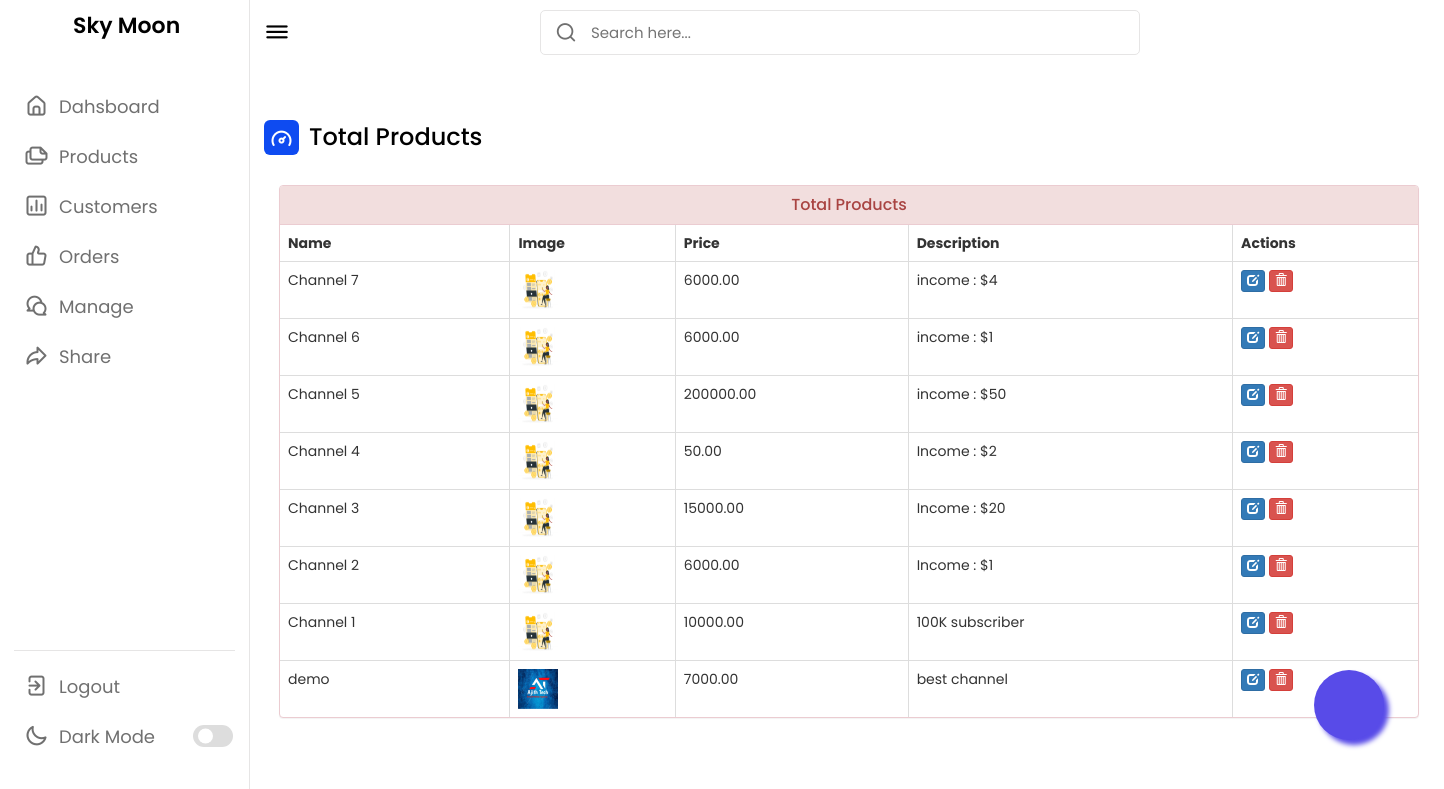
The page /admin-products (signed in) on the database its author committed.
### ecom/models.py (models this page shows, shortened)
class Product(models.Model):
  category=models.ForeignKey(Catagory,on_delete=models.CASCADE)
  name=models.CharField(max_length=150,null=False,blank=False)
  product_image=models.ImageField(upload_to=getFileName,null=True,blank=True)
  quantity=models.IntegerField(null=False,blank=False)
  Subscriber = models.CharField(max_length=100, default='')
  Channelstatus = models.CharField(max_length=100, default='')
  Watchhour = models.CharField(max_length=100, default='')
  price = models.DecimalField(max_digits=10, decimal_places=2)
  selling_price=models.FloatField(null=False,blank=False)
  gst = models.FloatField(default=0.0)
  description=models.TextField(max_length=500,null=False,blank=False)
  status=models.BooleanField(default=False,help_text="0-show,1-Hidden")
  latest=models.BooleanField(default=False,help_text="0-default,1-Latest")
  trending=models.BooleanField(default=False,help_text="0-default,1-trending")
  created_at=models.DateTimeField(auto_now_add=True)

### ecom/views.py (the view)
# urls.py: path('admin-products', views.admin_products_view,name='admin-products'),
@login_required(login_url='adminlogin')
def admin_products_view(request):
    products=Product.objects.all()
    return render(request,'ecom/product_new.html',{'products':products})

### templates/ecom/product_new.html (shortened to what this page needs)
<!DOCTYPE html>
<html lang="en">
<head>
    <link rel="stylesheet" href="templates/script.js">
    <link rel="stylesheet" href="https://unicons.iconscout.com/release/v4.0.0/css/line.css">
<link href="//netdna.bootstrapcdn.com/bootstrap/3.0.0/css/bootstrap.min.css" rel="stylesheet" id="bootstrap-css">
{% load static %}
</head>
<body>
    <nav>
        <div class="logo-name">
            <span class="logo_name">Sky Moon</span>
        </div>
        <div class="menu-items">
            <ul class="nav-links">
                <li><a href="{% url 'admin-dashboard' %}">
                    <i class="uil uil-estate"></i>
                    <span class="link-name">Dahsboard</span>
                </a></li>
                <li><a href="{% url 'admin-products' %}">
                    <i class="uil uil-files-landscapes"></i>
                    <span class="link-name">Products</span>
                </a></li>
                <li><a href="{% url 'view-customer' %}">
                    <i class="uil uil-chart"></i>
                    <span class="link-name">Customers</span>
                </a></li>
                <li><a href="{% url 'admin-view-booking' %}">
                    <i class="uil uil-thumbs-up"></i>
                    <span class="link-name">Orders</span>
                </a></li>
                <li><a href="#">
                    <i class="uil uil-comments"></i>
                    <span class="link-name">Manage</span>
                </a></li>
                <li><a href="#">
                    <i class="uil uil-share"></i>
                    <span class="link-name">Share</span>
                </a></li>
            </ul>
            <ul class="logout-mode">
                <li><a href="#">
                    <i class="uil uil-signout"></i>
                    <span class="link-name">Logout</span>
                </a></li>
                <li class="mode">
                    <a href="#">
                        <i class="uil uil-moon"></i>
                    <span class="link-name">Dark Mode</span>
                </a>
                <div class="mode-toggle">
                  <span class="switch"></span>
                </div>
            </li>
            </ul>
        </div>
    </nav>
    <section class="dashboard">
        <div class="top">
            <i class="uil uil-bars sidebar-toggle"></i>
            <div class="search-box">
                <i class="uil uil-search"></i>
                <input type="text" placeholder="Search here...">
            </div>
        </div>
        <div class="dash-content">
            <div class="overview">
                <div class="title">
                    <i class="uil uil-tachometer-fast-alt"></i>
                    <span class="text">Total Products</span>
                </div>
            </div>
        </div>
<div class="container">
    <div class="panel panel-danger">
      <div class="panel-heading">
        <h6 class="panel-title">Total Products</h6>
      </div>
      <table class="table table-hover table-bordered" id="dev-table">
        <thead>
          <tr>
            <th>Name</th>
            <th>Image</th>
            <th>Price</th>
            <th>Description</th>
            <th>Actions</th>
          </tr>
        </thead>
        {% for p in products %}
    {% if p %}
        <tr>
          <td> {{p.name}}</td>
          <td> <img src="{{p.product_image.url }}" alt="Profile Pic" height="40px" width="40px" /></td>
          <td>{{p.price}}</td>
          <td>{{p.description}}</td>
          <td><a class="btn btn-primary btn-xs" href="{% url 'update-product' p.id  %}"><span class="glyphicon glyphicon-edit"></span></a>
            <a class="btn btn-danger btn-xs" href="{% url 'delete-product' p.id  %}"><span class="glyphicon glyphicon-trash"></span></a></td>
        </tr>
        {%else%}
        <br><br><br>
        <h1>No Products!!</h1>
        {% endif %}
        {% endfor %}
      </table>
    </div>
  </div>
  <a href="/admin-add-product" class="float">
  </a>
    </section>
</body>
</html>

### templates/ecom/product_new.html (style rules this page uses)
* { margin: 0; padding: 0; box-sizing: border-box; font-family: 'Poppins', sans-serif; }
:root { --primary-color: #0E4BF1; --panel-color: #FFF; --text-color: #000; --black-light-color: #707070; --border-color: #e6e5e5; --toggle-color: #DDD; --box1-color: #4DA3FF; --box2-color: #FFE6AC; --box3-color: #E7D1FC; --title-icon-color: #fff; --tran-05: all 0.5s ease; --tran-03: all 0.3s ease; --tran-03: all 0.2s ease; }
body { min-height: 100vh; background-color: var(--primary-color); }
nav { position: fixed; top: 0; left: 0; height: 100%; width: 250px; padding: 10px 14px; background-color: var(--panel-color); border-right: 1px solid var(--border-color); transition: var(--tran-05); }
nav .logo-name { display: flex; align-items: center; }
nav .logo-name .logo_name { font-size: 22px; font-weight: 600; color: var(--text-color); margin-left: 14px; transition: var(--tran-05); }
nav .menu-items { margin-top: 40px; height: calc(100% - 90px); display: flex; flex-direction: column; justify-content: space-between; }
.menu-items li { list-style: none; }
.menu-items li a { display: flex; align-items: center; height: 50px; text-decoration: none; position: relative; }
.menu-items li a i { font-size: 24px; min-width: 45px; height: 100%; display: flex; align-items: center; justify-content: center; color: var(--black-light-color); }
.menu-items li a .link-name { font-size: 18px; font-weight: 400; color: var(--black-light-color); transition: var(--tran-05); }
.menu-items .logout-mode { padding-top: 10px; border-top: 1px solid var(--border-color); }
.menu-items .mode { display: flex; align-items: center; white-space: nowrap; }
.menu-items .mode-toggle { position: absolute; right: 14px; height: 50px; min-width: 45px; display: flex; align-items: center; justify-content: center; cursor: pointer; }
.mode-toggle .switch { position: relative; display: inline-block; height: 22px; width: 40px; border-radius: 25px; background-color: var(--toggle-color); }
.switch:before { content: ""; position: absolute; left: 5px; top: 50%; transform: translateY(-50%); height: 15px; width: 15px; background-color: var(--panel-color); border-radius: 50%; transition: var(--tran-03); }
.dashboard { position: relative; left: 250px; background-color: var(--panel-color); min-height: 100vh; width: calc(100% - 250px); padding: 10px 14px; transition: var(--tran-05); }
.dashboard .top { position: fixed; top: 0; left: 250px; display: flex; width: calc(100% - 250px); justify-content: space-between; align-items: center; padding: 10px 14px; background-color: var(--panel-color); transition: var(--tran-05); z-index: 10; }
.dashboard .top .sidebar-toggle { font-size: 26px; color: var(--text-color); cursor: pointer; }
.dashboard .top .search-box { position: relative; height: 45px; max-width: 600px; width: 100%; margin: 0 30px; }
.top .search-box input { position: absolute; border: 1px solid var(--border-color); background-color: var(--panel-color); padding: 0 25px 0 50px; border-radius: 5px; height: 100%; width: 100%; color: var(--text-color); font-size: 15px; font-weight: 400; outline: none; }
.top .search-box i { position: absolute; left: 15px; font-size: 22px; z-index: 10; top: 50%; transform: translateY(-50%); color: var(--black-light-color); }
.dashboard .dash-content { padding-top: 50px; }
.dash-content .title { display: flex; align-items: center; margin: 60px 0 30px 0; }
.dash-content .title i { position: relative; height: 35px; width: 35px; background-color: var(--primary-color); border-radius: 6px; color: var(--title-icon-color); display: flex; align-items: center; justify-content: center; font-size: 24px; }
.dash-content .title .text { font-size: 24px; font-weight: 500; color: var(--text-color); margin-left: 10px; }
a:link { text-decoration: none; }
h6 { text-align: center; }
.float { position:fixed; width:70px; height:70px; bottom:60px; right:60px; background-color:#584be8; color:#FFF; border-radius:50px; text-align:center; box-shadow: 5px 5px 5px #584be8; }

### rows shown on the page
Product: name "Channel 7", product_image (picture), price "6000.00", description "income : $4"
Product: name "Channel 6", product_image (picture), price "6000.00", description "income : $1"
Product: name "Channel 5", product_image (picture), price "200000.00", description "income : $50"
Product: name "Channel 4", product_image (picture), price "50.00", description "Income : $2"
Product: name "Channel 3", product_image (picture), price "15000.00", description "Income : $20"
Product: name "Channel 2", product_image (picture), price "6000.00", description "Income : $1"
Product: name "Channel 1", product_image (picture), price "10000.00", description "100K subscriber"
Product: name "demo", product_image (picture), price "7000.00", description "best channel"
